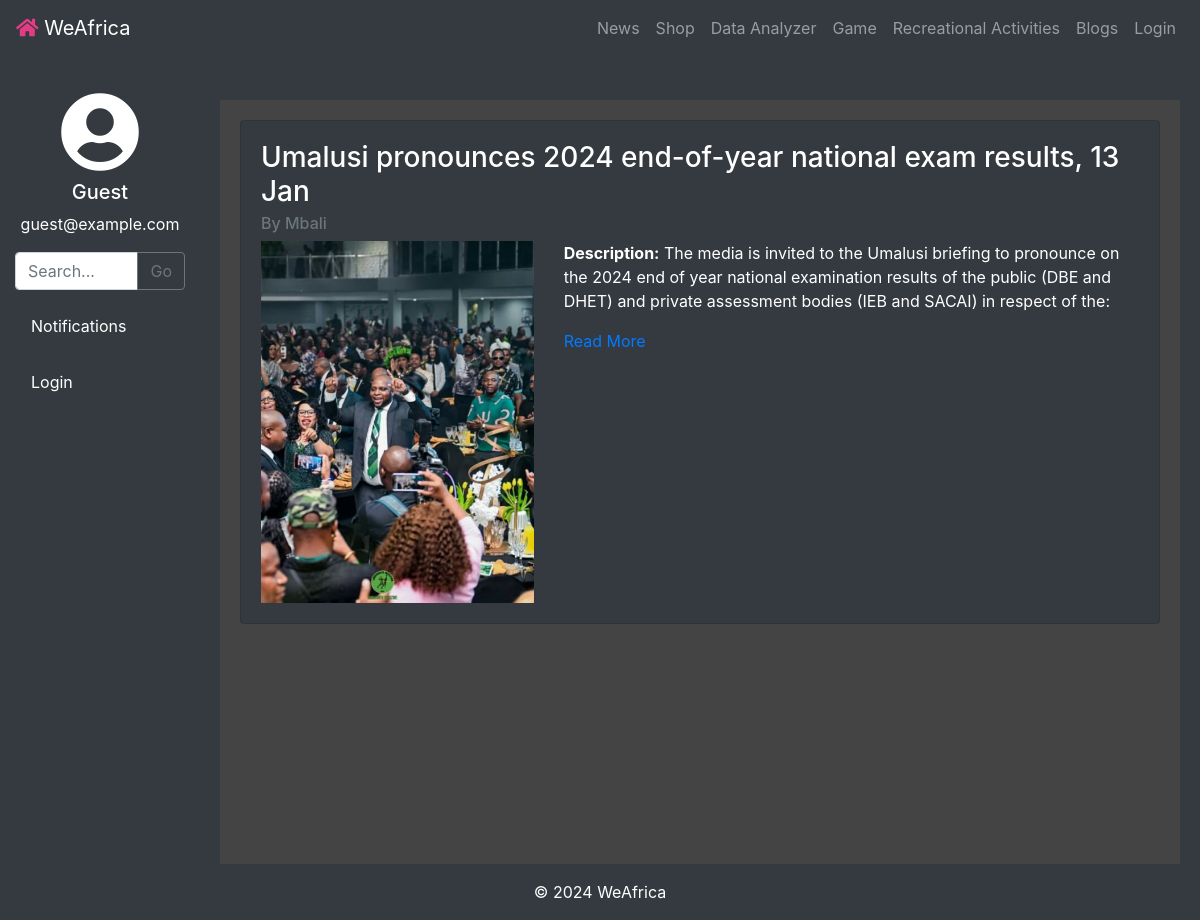
The app's page /news_list with its own data.
### tables this page shows
CREATE TABLE articles (
    id INTEGER PRIMARY KEY AUTOINCREMENT,
    title TEXT NOT NULL,
    description TEXT NOT NULL,
    body TEXT NOT NULL,
    image_url TEXT,
    author TEXT NOT NULL,
    created_at TIMESTAMP DEFAULT CURRENT_TIMESTAMP
, image TEXT);

### app.py (the view)
@app.route('/news_list')
def news_list():
    articles = news.get_all_articles()
    return render_template('news_list.html', articles=articles)

### news.py (called while the page is built)
def get_db():
    conn = sqlite3.connect('final_project.db')
    conn.row_factory = sqlite3.Row
    return conn

def get_all_articles():
    db = get_db()
    cursor = db.cursor()
    cursor.execute("SELECT title, description, body, image, author FROM articles")
    articles = cursor.fetchall()
    db.close()
    return articles

### templates/news_list.html (shortened to what this page needs)
{% extends "layout.html" %}
{% block content %}
<div class="container darker-background-2 mt-4">
    {% for article in articles %}
        <div class="card mb-4 bg-dark text-white">
            <div class="card-body">
                <h3 class="card-title">{{ article.title }}</h3>
                <h6 class="card-subtitle mb-2 text-muted">By {{ article.author }}</h6>
                <div class="row">
                    {% if article.image %}
                        <div class="col-md-4">
                            <img src="{{ url_for('static', filename='uploads/' ~ article.image) }}" class="img-fluid" alt="{{ article.title }}" style="max-width: 100%; height: auto;">
                        </div>
                    {% endif %}
                    <div class="col-md-8">
                        <p class="card-text"><strong>Description:</strong> {{ article.description }}</p>
                        <a href="#" class="read-more-link" data-article-id="{{ loop.index }}">Read More</a>
                    </div>
                </div>
            </div>
        </div>
    {% endfor %}
</div>
{% endblock %}

### static/css/style.css (style rules this page uses)
body { background-color: #343a40; color: #ffffff; padding-top: 56px; }
.darker-background-2 { background-color: #444; color: #fff; min-height: 100vh; padding: 20px; }

### records on screen
articles: title "Umalusi pronounces 2024 end-of-year national exam results, 13 Jan", author "Mbali", image (picture), description "The media is invited to the Umalusi briefing to pronounce on the 2024 end of year national examination results of the public (DBE and DHET) and private assessment bodies (IEB and SACAI) in respect of the:"

### other values on screen
{{ session.get('username', 'Guest') }} "Guest"
{{ session.get('email', 'guest@example.com') }} "guest@example.com"
